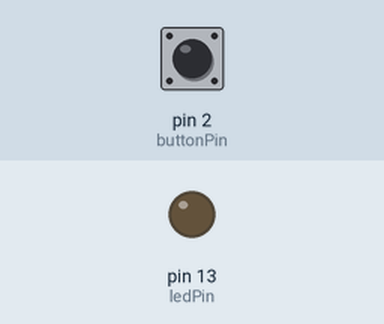
Bench run of a sketch on a simulated Arduino Uno, built with avr-gcc and run on an emulated ATmega328P. Parts: output pins drawn as LEDs (lit = HIGH). The inputs (shaded band) are chosen by the test bench; at power-on: pin 2 (buttonPin) LOW.

Above: at 1.2 s.
1.3 s: pin 2 (buttonPin) pulled HIGH for 0.15 s
At 1.37 s:
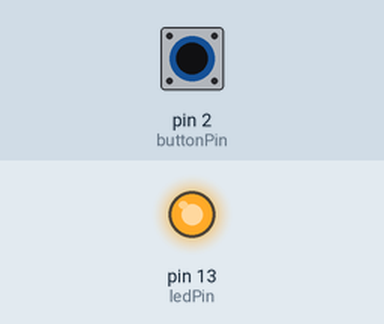
2.9 s: pin 2 (buttonPin) pulled HIGH for 3.2 s
At 7.0 s:
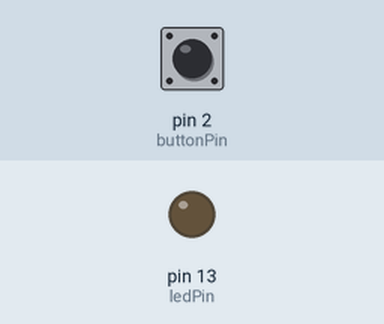
Timing chart, 0 to 8.5 s (numbered marks = the images above; inputs shaded):
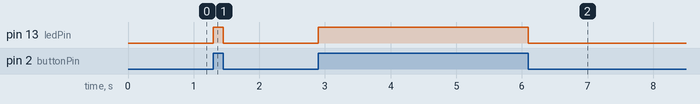

The sketch:

02.ino
```cpp
int ledPin = 13;
int buttonPin = 2;
void setup() {
  pinMode(ledPin, OUTPUT);
  pinMode(buttonPin, INPUT);
}

void loop() {
  if (digitalRead(buttonPin) == 1) {
    digitalWrite(ledPin, 1);
  }
  else {
    digitalWrite(ledPin, 0);
  }
}
```

Measured:
- after the input at 1.3 s, pin 13 (ledPin): LOW → HIGH at once, → LOW 0.15 s later
- after the input at 2.9 s, pin 13 (ledPin): LOW → HIGH at once, → LOW 3.2 s later
